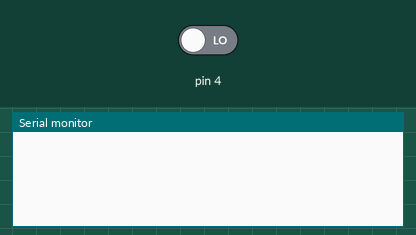
Recording of a sketch running on a simulated Arduino Uno, built with avr-gcc and run on an emulated ATmega328P. Shown: the last lines printed to the serial monitor. The inputs (shaded band) are chosen by the test bench; at power-on: pin 4 LOW.

Above: at 1.2 s.
1.3 s: pin 4 driven HIGH
At 1.9 s:
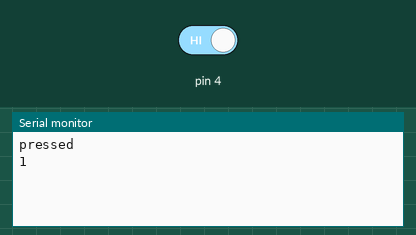
2.8 s: pin 4 driven LOW
At 4.3 s:
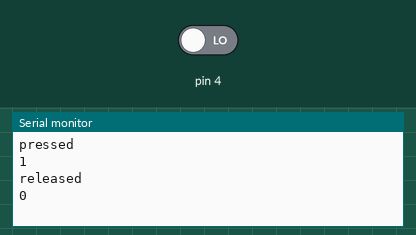

The sketch:

test-event-loop-3.ino
```cpp
/*
 * Like test-event-loop-2 but
 * using PIN CHANGE interrupts
 *
 */
#include "event.h"
#include "button.h"
#include "buttonImpl.h"

Button* button;

int count = 0;

void buttonPressedHandler(Event* ev){
  Serial.println("pressed");
  count = count + 1;
  Serial.println(count);
}

void buttonReleasedHandler(Event* ev){
  Serial.println("released");
  count = count - 1;
  Serial.println(count);
}

void setup() {
  Serial.begin(9600);
  button = new ButtonImpl(4);
  addEventHandler(BUTTON_PRESSED_EVENT, buttonPressedHandler);
  addEventHandler(BUTTON_RELEASED_EVENT, buttonReleasedHandler);
}

void loop() {
  mainEventLoop();
}
```

Button.h
```cpp
#ifndef __BUTTON__
#define __BUTTON__

#include "event.h"

#define BUTTON_PRESSED_EVENT 1
#define BUTTON_RELEASED_EVENT 2


class Button {

public:
  virtual bool isPressed() = 0;
};

class ButtonPressed: public Event {
public:
  ButtonPressed(Button* source) : Event(BUTTON_PRESSED_EVENT){
    this->source = source;
  }

  Button* getSource(){
    return source;
  }
private:
  Button* source;
};

class ButtonReleased: public Event {
public:
  ButtonReleased(Button* source) : Event(BUTTON_RELEASED_EVENT){
    this->source = source;
  }

  Button* getSource(){
    return source;
  }
private:
  Button* source;
};

#endif
```

ButtonImpl.cpp
```cpp
/*
 * Like test-event-loop-2 but
 * using PIN CHANGE interrupts
 *
 */
#include "ButtonImpl.h"
#include "Arduino.h"
#include "event.h"
#include "EnableInterrupt.h"

class Dispatcher {
  public:
    Dispatcher(void (*notifyFunc)()){
      this->notifyFunc = notifyFunc;
    }

    void bind(int pin, ButtonImpl* button){
      this->button = button;
      enableInterrupt(pin, notifyFunc, CHANGE);
    }

    void dispatch(){
      long curr = millis();
      if (curr - last > 50){
        last = curr;
        Event* ev;
        if (button->isPressed()){
          ev = new ButtonPressed(button);
        } else {
          ev = new ButtonReleased(button);
        }
        dispatchEvent(ev);
      }
    }

  private:
    long last;
    ButtonImpl* button;
    void (*notifyFunc)();
};

void notifyButtonListeners_0();
void notifyButtonListeners_1();
void notifyButtonListeners_2();
void notifyButtonListeners_3();
void notifyButtonListeners_4();

Dispatcher dispatchers[5] = {
  Dispatcher(notifyButtonListeners_0),
  Dispatcher(notifyButtonListeners_1),
  Dispatcher(notifyButtonListeners_2),
  Dispatcher(notifyButtonListeners_3),
  Dispatcher(notifyButtonListeners_4),
};

void notifyButtonListeners_0(){ dispatchers[0].dispatch(); }
void notifyButtonListeners_1(){ dispatchers[1].dispatch(); }
void notifyButtonListeners_2(){ dispatchers[2].dispatch(); }
void notifyButtonListeners_3(){ dispatchers[3].dispatch(); }
void notifyButtonListeners_4(){ dispatchers[4].dispatch(); }

ButtonImpl::ButtonImpl(int pin){
  this->pin = pin;
  pinMode(pin, INPUT);
  dispatchers[pin].bind(pin, this);
}

bool ButtonImpl::isPressed(){
  return digitalRead(pin) == HIGH;
}
```

ButtonImpl.h
```cpp
 #ifndef __BUTTONIMPL__
#define __BUTTONIMPL__

#include "Button.h"

class ButtonImpl: public Button {

public:
  ButtonImpl(int pin);
  bool isPressed();

private:
  int pin;

};

#endif
```

event.cpp
```cpp
#include "event.h"
#include "Arduino.h"

#define MAX_HANDLERS 50
#define MAX_EVQUEUE_SIZE 20

class EventQueue {

public:
  EventQueue(){
    head = tail = 0;
  }
  bool isEmpty() {
    return head == tail;
  }
  void enqueue(Event* ev){
    queue[tail] = ev;
    tail = (tail+1) % MAX_EVQUEUE_SIZE;
  }
  Event* dequeue(){
    if (isEmpty()){
      return 0;
    } else {
      Event* pev = queue[head];
      head = (head+1) % MAX_EVQUEUE_SIZE;
      return pev;
    }
  }

private:
  Event* queue[MAX_EVQUEUE_SIZE];
  int head, tail;
};

class EventHandler {
public:
  EventHandler(int type, void (*proc)(Event* ev));
  bool isTriggered(Event* ev);
  bool exec(Event* ev);
private:
  int type;
  void (*proc)(Event* ev);
};

class EventHandlerManager {

  public:
  static EventHandlerManager* getInstance();
  bool addEventHandler(int event, void (*proc)(Event* ev));
  void dispatchEvent(Event* ev);
  void mainEventLoop();

private:
  EventHandlerManager();
  EventQueue eventQueue;
  int nEventHandlers;
  EventHandler* eventHandlers[MAX_HANDLERS];

  /* singleton */
  static EventHandlerManager* instance;

};

/* ------------------------ Event  ------------------------ */

Event::Event(int type){
  this->type = type;
}

int Event::getType(){
  return type;
}


/* ------------------------ Event Handlers  ------------------------ */

EventHandler::EventHandler(int type, void (*proc)(Event* ev)){
  this->type = type;
  this->proc = proc;
}

bool EventHandler::isTriggered(Event* ev){
  if (ev->getType() == this->type){
    return true;
  } else {
    return false;
  }
}

bool EventHandler::exec(Event* ev){
  (*proc)(ev);
}

/* ------------------------ Event Handler Manager  ------------------------ */

EventHandlerManager* EventHandlerManager::instance = new EventHandlerManager();

EventHandlerManager* EventHandlerManager::getInstance(){
  return instance;
}

EventHandlerManager::EventHandlerManager(){
  nEventHandlers = 0;
}

bool EventHandlerManager::addEventHandler(int event, void (*proc)(Event* ev)){
  if (nEventHandlers < MAX_HANDLERS){
    eventHandlers[nEventHandlers] = new EventHandler(event, proc);
    nEventHandlers++;
    return true;
  } else {
    return false;
  }
}

void EventHandlerManager::dispatchEvent(Event* ev){
  eventQueue.enqueue(ev);
}

void EventHandlerManager::mainEventLoop(){
  while (1){
    bool isEmpty = true;
    while (isEmpty){
      cli();
      isEmpty = eventQueue.isEmpty();
      sei();
    }
    cli();
    Event* ev = eventQueue.dequeue();
    sei();

    // dispatch event
    for (int i = 0; i < nEventHandlers; i++){
      if (eventHandlers[i]->isTriggered(ev)){
        eventHandlers[i]->exec(ev);
      }
    }

    delete ev;
  }
}

/* ------------------------ Global  ------------------------ */

bool addEventHandler(int event, void (*proc)(Event* ev)){
  return EventHandlerManager::getInstance()->addEventHandler(event, proc);
}

void dispatchEvent(Event* ev){
  return EventHandlerManager::getInstance()->dispatchEvent(ev);
}

void mainEventLoop(){
  EventHandlerManager::getInstance()->mainEventLoop();
}
```

event.h
```cpp
#ifndef __EVENT__
#define __EVENT__

class Event {
public:
  Event(int type);
  int getType();
private:
  int type;
};

/* register a new event handler reacting to events of some type */
bool addEventHandler(int eventType, void (*proc)(Event* ev));
void dispatchEvent(Event* ev);
void mainEventLoop();

#endif
```

Measured:
- after the input at 1.3 s, the serial monitor: prints a new line at once (image 1)
- after the input at 2.8 s, the serial monitor: prints a new line at once (image 2)
